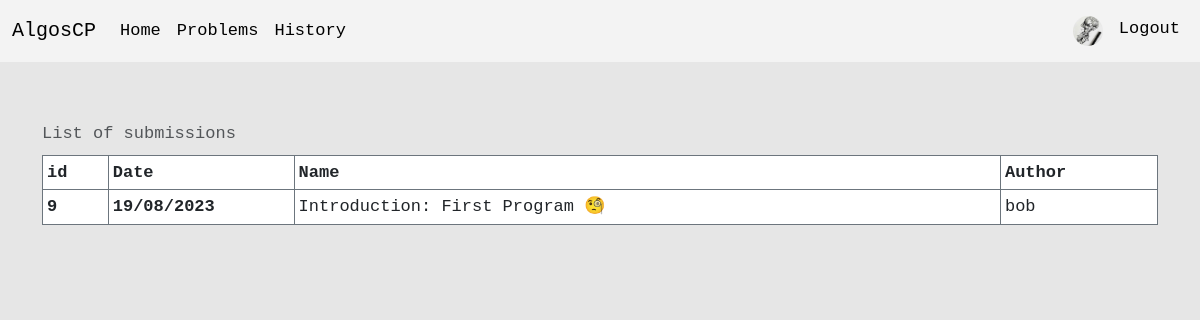
The app's page /history/ (signed in) with its own data.
### users/models.py (models this page shows, shortened)
class Profile(models.Model):
    user = models.OneToOneField(User, on_delete = models.CASCADE)
    image = models.ImageField(default = 'profile_pictures/default.jpg', upload_to = 'profile_pictures/')
    description = models.TextField(default = '', blank = True)

### problems/models.py (models this page shows, shortened)
class Submission(models.Model):
    user = models.ForeignKey(User, on_delete=models.CASCADE)
    problem = models.ForeignKey(Problem, on_delete=models.CASCADE, default=1)
    code = models.TextField(null=False, blank=False)
    date = models.DateTimeField(auto_now_add=True)
    STATUS = [
        ("P", "Passed"),
        ("F", "Failed"),
    ]

class Problem(models.Model):
    name = models.CharField(max_length=50, unique=True, null=False, blank=False, default='lowercase letters only')
    title = models.CharField(max_length=50, null=False, blank=False, default='')
    description = models.TextField()
    template = models.TextField(blank=False, default='')
    input = models.TextField(default='')
    correct_output = models.TextField(default='')

### problems/views.py (the view)
# urls.py: path('history/', views.history, name='history'),
def history(request):
    if request.user.is_authenticated:
        submissions = Submission.objects.filter(user = request.user).order_by('-date')
        return render(request, 'submissions/history.html', {'submissions':submissions})
    return render(request, 'login_required.html', {})

### problems/templates/submissions/history.html
{% extends 'base.html' %}
{% block content %}
  <center>
    {% if submissions %}
      <table class="table table-hover table-bordered border-secondary table-sm caption-top">
        <caption>List of submissions</caption>
        <thead>
          <tr>
            <th scope="col">id</th>
            <th scope="col">Date</th>
            <th scope="col">Name</th>
            <th scope="col">Author</th>
          </tr>
        </thead>
        <tbody>
          {% for submission in submissions %}
            <tr>
              <th scope="row">{{ submission.id }}</th>
              <th class="col-2" scope="row">{{ submission.date|date:'d/m/Y' }}</th>
              <td>
                <a class="nav-link" href="{% url 'submission' submission.id %}">{{ submission.problem.title }}</a>
              </td>
              <td>
                <a class="nav-link" >{{ submission.user }}</a>
              </td>
            </tr>
          {% endfor %}
        </tbody>
      </table>
    {% else %}
      <h2>You have no submissions yet!</h2>
    {% endif %}
  </center>
{% endblock %}

### website/templates/navbar.html (shortened to what this page needs)
<nav class="navbar navbar-expand-lg" style="background-color: #f3f3f3;">
  <div class="container-fluid">
    <a class="navbar-brand" href="{% url 'index' %}">AlgosCP</a>
    <div class="collapse navbar-collapse" id="navbarNavAltMarkup">
      <div class="navbar-nav">
        <a class="nav-link active" aria-current="page" href="{% url 'index' %}">Home</a>
        <a class="nav-link active" href="{% url 'list' %}">Problems</a>
        <a class="nav-link active" href="{% url 'history' %}">History</a>
      </div>
      {% if user.is_authenticated %}
        <div class="navbar-nav ms-auto">
          <a class="nav-link active" href="{% url 'profile' request.user %}">
            <img src="{{ user.profile.image.url }}" width=30 height=30 class="rounded-circle" alt="{{ profile.user.username }}">
          </a>
          <a class="nav-link active" href="{% url 'logout' %}">Logout</a>
        </div>
      {% else %}
        <div class="navbar-nav ms-auto">
          <a class="nav-item nav-link active" href="{% url 'login' %}">Login</a>
        </div>
      {% endif %}
    </div>
  </div>
</nav>

### website/static/style.css (style rules this page uses)
body { background-color: rgb(230, 230, 230); font-size: 17px; font-family: monospace, consolas, arial; }

### records on screen
Submission: id "9", date "19/08/2023", problem "Introduction: First Program 🧐", user "bob"
